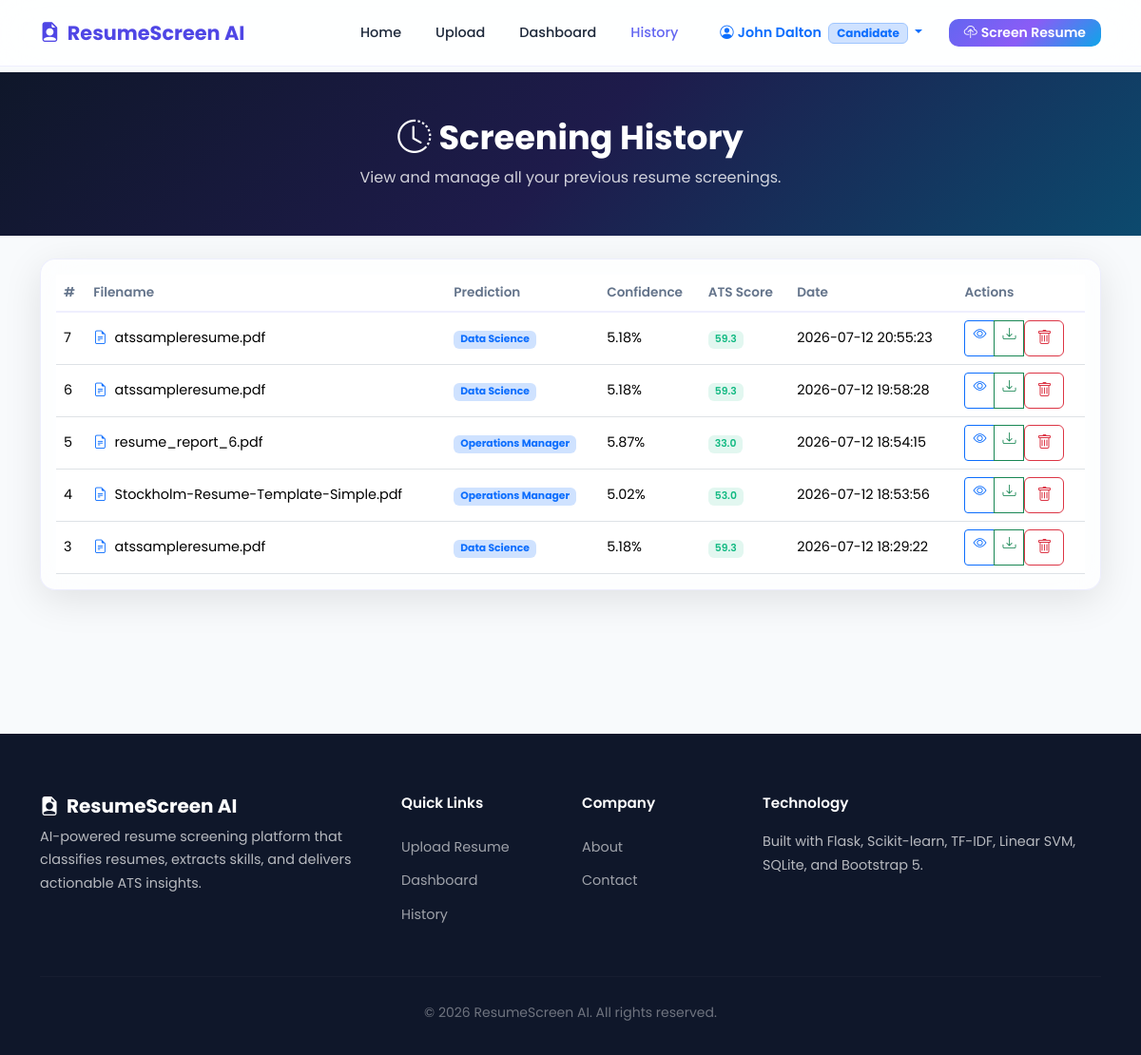
Screenshot of /history (signed in) with the database file from the repository.
### tables this page shows
CREATE TABLE screening_history (
            id INTEGER PRIMARY KEY AUTOINCREMENT,
            filename TEXT NOT NULL,
            prediction TEXT NOT NULL,
            confidence REAL NOT NULL,
            ats_score REAL NOT NULL,
            skills TEXT,
            missing_skills TEXT,
            word_count INTEGER,
            char_count INTEGER,
            resume_length TEXT,
            ats_rating TEXT,
            improvement_tips TEXT,
            created_at TEXT NOT NULL
        , user_id INTEGER);

### app.py (the view)
    @app.route("/history")
    @login_required
    def history():
        records = get_all_history(user_id=session["user_id"], role=session["role"])
        return render_template("history.html", records=records)

### utils/database.py (called while the page is built)
def get_connection():
    conn = sqlite3.connect(DATABASE_PATH)
    conn.row_factory = sqlite3.Row
    return conn

def get_all_history(user_id=None, role=None):
    conn = get_connection()
    cursor = conn.cursor()
    if role == "recruiter" or user_id is None:
        cursor.execute(
            """
            SELECT * FROM screening_history
            ORDER BY datetime(created_at) DESC
            """
        )
    else:
        cursor.execute(
            """
            SELECT * FROM screening_history
            WHERE user_id = ?
            ORDER BY datetime(created_at) DESC
            """,
            (user_id,),
        )
    rows = cursor.fetchall()
    conn.close()
    return rows

### templates/history.html (shortened to what this page needs)
{% extends "base.html" %}
{% block content %}
<section class="page-header">
    <div class="container">
        <h1><i class="bi bi-clock-history me-2"></i>Screening History</h1>
        <p>View and manage all your previous resume screenings.</p>
    </div>
</section>
<section class="section-padding pt-4">
    <div class="container">
        {% if records %}
        <div class="table-responsive glass-card p-3">
            <table class="table history-table align-middle mb-0">
                <thead>
                    <tr>
                        <th>#</th>
                        <th>Filename</th>
                        <th>Prediction</th>
                        <th>Confidence</th>
                        <th>ATS Score</th>
                        <th>Date</th>
                        <th>Actions</th>
                    </tr>
                </thead>
                <tbody>
                    {% for record in records %}
                    <tr>
                        <td>{{ record.id }}</td>
                        <td>
                            <i class="bi bi-file-earmark-text me-1 text-primary"></i>
                            {{ record.filename }}
                        </td>
                        <td><span class="badge bg-primary-subtle text-primary">{{ record.prediction }}</span></td>
                        <td>{{ record.confidence }}%</td>
                        <td>
                            <span class="badge ats-pill">{{ record.ats_score }}</span>
                        </td>
                        <td>{{ record.created_at }}</td>
                        <td>
                            <div class="btn-group btn-group-sm">
                                <a href="{{ url_for('result', record_id=record.id) }}" class="btn btn-outline-primary" title="View Result">
                                    <i class="bi bi-eye"></i>
                                </a>
                                <a href="{{ url_for('download_report', record_id=record.id) }}" class="btn btn-outline-success" title="Download PDF">
                                    <i class="bi bi-download"></i>
                                </a>
                                <form action="{{ url_for('delete_history', record_id=record.id) }}" method="POST" class="d-inline" onsubmit="return confirm('Delete this record?');">
                                    <button type="submit" class="btn btn-outline-danger" title="Delete">
                                        <i class="bi bi-trash"></i>
                                    </button>
                                </form>
                            </div>
                        </td>
                    </tr>
                    {% endfor %}
                </tbody>
            </table>
        </div>
        {% endif %}
    </div>
</section>
{% endblock %}

### templates/base.html (shortened to what this page needs)
<!DOCTYPE html>
<html lang="en">
<head>
    <link href="https://cdn.jsdelivr.net/npm/bootstrap@5.3.3/dist/css/bootstrap.min.css" rel="stylesheet">
    <link href="https://cdn.jsdelivr.net/npm/bootstrap-icons@1.11.3/font/bootstrap-icons.min.css" rel="stylesheet">
    <link rel="stylesheet" href="{{ url_for('static', filename='css/style.css') }}">
</head>
<body>
    <nav class="navbar navbar-expand-lg fixed-top glass-nav">
        <div class="container">
            <a class="navbar-brand fw-bold" href="{{ url_for('index') }}">
                <i class="bi bi-file-earmark-person-fill me-2"></i>ResumeScreen AI
            </a>
            <div class="collapse navbar-collapse" id="navbarNav">
                <ul class="navbar-nav ms-auto align-items-lg-center gap-lg-1">
                    <li class="nav-item"><a class="nav-link" href="{{ url_for('index') }}">Home</a></li>
                    {% if session.get('user_id') %}
                        <li class="nav-item"><a class="nav-link" href="{{ url_for('upload') }}">Upload</a></li>
                        <li class="nav-item"><a class="nav-link" href="{{ url_for('dashboard') }}">Dashboard</a></li>
                        <li class="nav-item"><a class="nav-link" href="{{ url_for('history') }}">History</a></li>
                        <li class="nav-item dropdown ms-lg-2">
                            <a class="nav-link dropdown-toggle text-primary fw-semibold" href="#" id="navbarUserDropdown" role="button" data-bs-toggle="dropdown" aria-expanded="false">
                                <i class="bi bi-person-circle me-1"></i>{{ session.get('username') }}
                                <span class="badge bg-primary-subtle text-primary border border-primary-subtle small ms-1" style="font-size: 0.75rem;">{{ session.get('role')|capitalize }}</span>
                            </a>
                        </li>
                    {% endif %}
                    <li class="nav-item ms-lg-2">
                        <a class="btn btn-primary btn-sm px-3" href="{{ url_for('upload') }}">
                            <i class="bi bi-cloud-upload me-1"></i>Screen Resume
                        </a>
                    </li>
                </ul>
            </div>
        </div>
    </nav>
    <main class="main-content">
        {% block content %}{% endblock %}
    </main>
    <footer class="footer-section">
        <div class="container">
            <div class="row g-4">
                <div class="col-lg-4">
                    <h5 class="footer-brand"><i class="bi bi-file-earmark-person-fill me-2"></i>ResumeScreen AI</h5>
                    <p class="footer-text">AI-powered resume screening platform that classifies resumes, extracts skills, and delivers actionable ATS insights.</p>
                </div>
                <div class="col-lg-2 col-md-4">
                    <h6 class="footer-heading">Quick Links</h6>
                    <ul class="footer-links">
                        <li><a href="{{ url_for('upload') }}">Upload Resume</a></li>
                        <li><a href="{{ url_for('dashboard') }}">Dashboard</a></li>
                        <li><a href="{{ url_for('history') }}">History</a></li>
                    </ul>
                </div>
                <div class="col-lg-2 col-md-4">
                    <h6 class="footer-heading">Company</h6>
                    <ul class="footer-links">
                        <li><a href="{{ url_for('about') }}">About</a></li>
                        <li><a href="{{ url_for('contact') }}">Contact</a></li>
                    </ul>
                </div>
                <div class="col-lg-4 col-md-4">
                    <h6 class="footer-heading">Technology</h6>
                    <p class="footer-text mb-0">Built with Flask, Scikit-learn, TF-IDF, Linear SVM, SQLite, and Bootstrap 5.</p>
                </div>
            </div>
            <hr class="footer-divider">
            <div class="text-center footer-copy">
                <small>&copy; 2026 ResumeScreen AI. All rights reserved.</small>
            </div>
        </div>
    </footer>
</body>
</html>

### static/css/style.css (style rules this page uses)
:root { --primary: #6366f1; --primary-dark: #4f46e5; --primary-light: #818cf8; --secondary: #0ea5e9; --success: #10b981; --warning: #f59e0b; --danger: #ef4444; --info: #06b6d4; --purple: #8b5cf6; --dark: #0f172a; --dark-light: #1e293b; --gray: #64748b; --gray-light: #94a3b8; --light: #f8fafc; --white: #ffffff; --gradient: linear-gradient(135deg, #6366f1 0%, #8b5cf6 50%, #0ea5e9 100%); --gradient-dark: linear-gradient(135deg, #0f172a 0%, #1e1b4b 50%, #0c4a6e 100%); --glass-bg: rgba(255, 255, 255, 0.08); --glass-border: rgba(255, 255, 255, 0.15); --shadow: 0 10px 40px rgba(0, 0, 0, 0.1); --shadow-lg: 0 20px 60px rgba(0, 0, 0, 0.15); --radius: 16px; --radius-sm: 10px; --transition: all 0.3s ease; }
* { margin: 0; padding: 0; box-sizing: border-box; }
body { font-family: 'Poppins', sans-serif; background: var(--light); color: var(--dark); line-height: 1.6; overflow-x: hidden; }
.glass-nav { background: rgba(255, 255, 255, 0.85); backdrop-filter: blur(20px); -webkit-backdrop-filter: blur(20px); border-bottom: 1px solid rgba(99, 102, 241, 0.1); padding: 0.8rem 0; transition: var(--transition); }
.glass-nav .navbar-brand { color: var(--primary-dark); font-size: 1.3rem; }
.glass-nav .nav-link { color: var(--dark-light); font-weight: 500; font-size: 0.9rem; padding: 0.5rem 1rem !important; transition: var(--transition); }
.btn-primary { background: var(--gradient); border: none; font-weight: 600; border-radius: var(--radius-sm); transition: var(--transition); }
.main-content { padding-top: 76px; min-height: calc(100vh - 76px); }
.glass-card { background: rgba(255, 255, 255, 0.7); backdrop-filter: blur(20px); -webkit-backdrop-filter: blur(20px); border: 1px solid rgba(99, 102, 241, 0.1); border-radius: var(--radius); padding: 2rem; box-shadow: var(--shadow); transition: var(--transition); }
.section-padding { padding: 5rem 0; }
.page-header { background: var(--gradient-dark); color: white; padding: 3rem 0; text-align: center; }
.page-header h1 { font-weight: 700; font-size: 2.2rem; }
.page-header p { color: rgba(255, 255, 255, 0.8); margin-bottom: 0; }
.history-table thead th { font-weight: 600; font-size: 0.85rem; color: var(--gray); border-bottom: 2px solid rgba(99, 102, 241, 0.1); }
.history-table tbody td { font-size: 0.9rem; vertical-align: middle; }
.ats-pill { background: rgba(16, 185, 129, 0.12); color: var(--success); font-weight: 600; }
.footer-section { background: var(--dark); color: rgba(255, 255, 255, 0.7); padding: 4rem 0 2rem; margin-top: 3rem; }
.footer-brand { color: white; font-weight: 700; }
.footer-text { font-size: 0.9rem; line-height: 1.7; }
.footer-heading { color: white; font-weight: 600; margin-bottom: 1.2rem; font-size: 0.95rem; }
.footer-links { list-style: none; padding: 0; }
.footer-links li { padding: 0.3rem 0; }
.footer-links a { color: rgba(255, 255, 255, 0.6); text-decoration: none; font-size: 0.9rem; transition: var(--transition); }
.footer-divider { border-color: rgba(255, 255, 255, 0.1); margin: 2rem 0 1.5rem; }
.footer-copy { color: rgba(255, 255, 255, 0.4); }

### rows the page displays
screening_history: id "7", filename "atssampleresume.pdf", prediction "Data Science", confidence "5.18", ats_score "59.3", created_at "2026-07-12 20:55:23"
screening_history: id "6", filename "atssampleresume.pdf", prediction "Data Science", confidence "5.18", ats_score "59.3", created_at "2026-07-12 19:58:28"
screening_history: id "5", filename "resume_report_6.pdf", prediction "Operations Manager", confidence "5.87", ats_score "33.0", created_at "2026-07-12 18:54:15"
screening_history: id "4", filename "Stockholm-Resume-Template-Simple.pdf", prediction "Operations Manager", confidence "5.02", ats_score "53.0", created_at "2026-07-12 18:53:56"
screening_history: id "3", filename "atssampleresume.pdf", prediction "Data Science", confidence "5.18", ats_score "59.3", created_at "2026-07-12 18:29:22"

### other values shown
{{ session.get('username') }} "John Dalton"
{{ session.get('role')|capitalize }} "Candidate"
